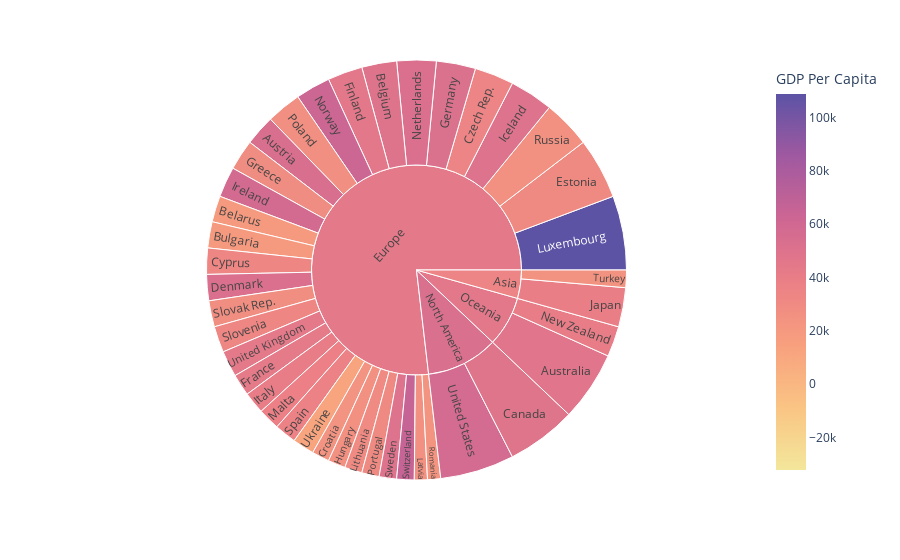

The code cell stored with this chart in its notebook:
### Code cell
sunburst_data = gaiu_emissions.loc[gaiu_emissions['Year'].isin([2014])]
fig = px.sunburst(sunburst_data, 
                  path = ['Continent', 'Country'], 
                  values = 'CO2 (kts) Emitted Per 1000', 
                  color = 'GDP Per Capita', 
                  color_continuous_scale = 'sunset',
                  color_continuous_midpoint = np.median(sunburst_data['GDP Per Capita']))
fig.show()

### Figure 1 — Plotly figure (JSON) as saved in the notebook; plotly's stock layout.template omitted (floating-point values rounded to 4 significant figures)
{"data": [{"branchvalues": "total", "customdata": [[47436], [53025], [19066], [48903], [18807], [47672], [23858], [33064], [34496], [52214], [30700], [45013], [43158], [50932], [28615], [26509], [49652], [57404], [40025], [39376], [25468], [29951], [108760], [37246], [52353], [40487], [62589], [26734], [30541], [23158], [26137], [27472], [33204], [36083], [49416], [65813], [24960], [12408], [44209], [57273], [34940.0], [43690.0], [52620.0], [45320.0]], "domain": {"x": [0, 1], "y": [0, 1]}, "hovertemplate": "labels=%{label}<br>CO2 (kts) Emitted Per 1000=%{value}<br>parent=%{parent}<br>id=%{id}<br>GDP Per Capita=%{color}<extra></extra>", "ids": ["Oceania/Australia", "Europe/Austria", "Europe/Belarus", "Europe/Belgium", "Europe/Bulgaria", "North America/Canada", "Europe/Croatia", "Europe/Cyprus", "Europe/Czech Rep.", "Europe/Denmark", "Europe/Estonia", "Europe/Finland", "Europe/France", "Europe/Germany", "Europe/Greece", "Europe/Hungary", "Europe/Iceland", "Europe/Ireland", "Europe/Italy", "Asia/Japan", "Europe/Latvia", "Europe/Lithuania", "Europe/Luxembourg", "Europe/Malta", "Europe/Netherlands", "Oceania/New Zealand", "Europe/Norway", "Europe/Poland", "Europe/Portugal", "Europe/Romania", "Europe/Russia", "Europe/Slovak Rep.", "Europe/Slovenia", "Europe/Spain", "Europe/Sweden", "Europe/Switzerland", "Asia/Turkey", "Europe/Ukraine", "Europe/United Kingdom", "North America/United States", "Asia", "Europe", "North America", "Oceania"], "labels": ["Australia", "Austria", "Belarus", "Belgium", "Bulgaria", "Canada", "Croatia", "Cyprus", "Czech Rep.", "Denmark", "Estonia", "Finland", "France", "Germany", "Greece", "Hungary", "Iceland", "Ireland", "Italy", "Japan", "Latvia", "Lithuania", "Luxembourg", "Malta", "Netherlands", "New Zealand", "Norway", "Poland", "Portugal", "Romania", "Russia", "Slovak Rep.", "Slovenia", "Spain", "Sweden", "Switzerland", "Turkey", "Ukraine", "United Kingdom", "United States", "Asia", "Europe", "North America", "Oceania"], "marker": {"coloraxis": "coloraxis", "colors": [47436, 53025, 19066, 48903, 18807, 47672, 23858, 33064, 34496, 52214, 30700, 45013, 43158, 50932, 28615, 26509, 49652, 57404, 40025, 39376, 25468, 29951, 108760, 37246, 52353, 40487, 62589, 26734, 30541, 23158, 26137, 27472, 33204, 36083, 49416, 65813, 24960, 12408, 44209, 57273, 34940.0, 43690.0, 52620.0, 45320.0]}, "name": "", "parents": ["Oceania", "Europe", "Europe", "Europe", "Europe", "North America", "Europe", "Europe", "Europe", "Europe", "Europe", "Europe", "Europe", "Europe", "Europe", "Europe", "Europe", "Europe", "Europe", "Asia", "Europe", "Europe", "Europe", "Europe", "Europe", "Oceania", "Europe", "Europe", "Europe", "Europe", "Europe", "Europe", "Europe", "Europe", "Europe", "Europe", "Asia", "Europe", "Europe", "North America", "", "", "", ""], "type": "sunburst", "values": [16, 7, 6, 8, 6, 16, 4, 6, 9, 6, 14, 8, 5, 9, 7, 4, 10, 7, 5, 9, 3, 4, 17, 5, 9, 7, 8, 8, 4, 3, 11, 6, 6, 5, 4, 4, 4, 5, 6, 17, 13, 229, 33, 23]}], "layout": {"coloraxis": {"cmid": 38311, "colorbar": {"title": {"text": "GDP Per Capita"}}, "colorscale": [[0, "rgb(243, 231, 155)"], [0.1667, "rgb(250, 196, 132)"], [0.3333, "rgb(248, 160, 126)"], [0.5, "rgb(235, 127, 134)"], [0.6667, "rgb(206, 102, 147)"], [0.8333, "rgb(160, 89, 160)"], [1, "rgb(92, 83, 165)"]]}, "legend": {"tracegroupgap": 0}, "margin": {"t": 60}}}
